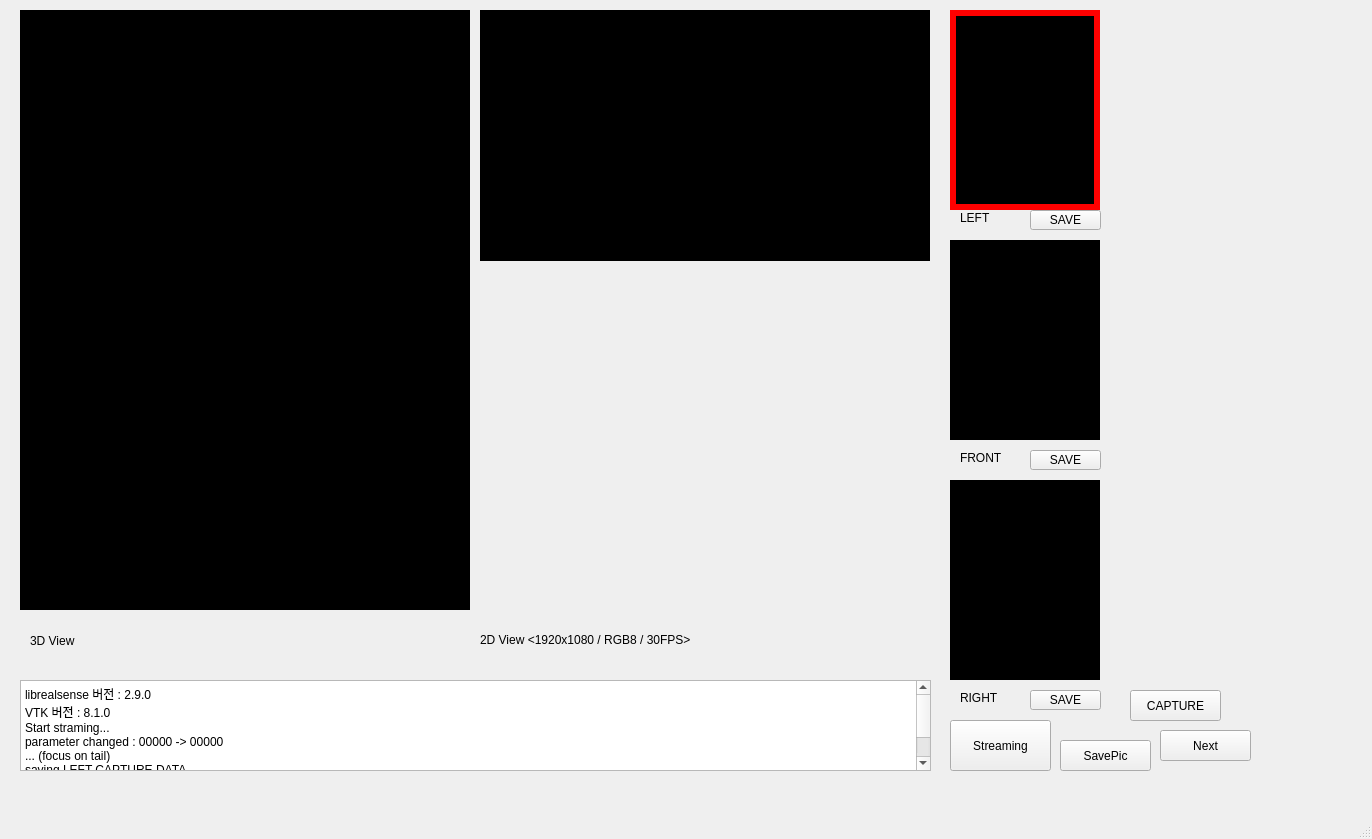
<?xml version="1.0" encoding="UTF-8"?>
<ui version="4.0">
 <class>ScanModuleQTClass</class>
 <widget class="QMainWindow" name="ScanModuleQTClass">
  <property name="geometry">
   <rect>
    <x>0</x>
    <y>0</y>
    <width>1372</width>
    <height>839</height>
   </rect>
  </property>
  <property name="windowTitle">
   <string>ScanModuleQT</string>
  </property>
  <widget class="QWidget" name="centralWidget">
   <widget class="QTextBrowser" name="OutPutText">
    <property name="geometry">
     <rect>
      <x>20</x>
      <y>680</y>
      <width>911</width>
      <height>91</height>
     </rect>
    </property>
    <property name="html">
     <string>&lt;!DOCTYPE HTML PUBLIC &quot;-//W3C//DTD HTML 4.0//EN&quot; &quot;http://www.w3.org/TR/REC-html40/strict.dtd&quot;&gt;
&lt;html&gt;&lt;head&gt;&lt;meta name=&quot;qrichtext&quot; content=&quot;1&quot; /&gt;&lt;style type=&quot;text/css&quot;&gt;
p, li { white-space: pre-wrap; }
&lt;/style&gt;&lt;/head&gt;&lt;body style=&quot; font-family:'Gulim'; font-size:9pt; font-weight:400; font-style:normal;&quot;&gt;
&lt;p style=&quot; margin-top:0px; margin-bottom:0px; margin-left:0px; margin-right:0px; -qt-block-indent:0; text-indent:0px;&quot;&gt;librealsense 버전 : 2.9.0&lt;/p&gt;
&lt;p style=&quot; margin-top:0px; margin-bottom:0px; margin-left:0px; margin-right:0px; -qt-block-indent:0; text-indent:0px;&quot;&gt;VTK 버전 : 8.1.0&lt;/p&gt;
&lt;p style=&quot; margin-top:0px; margin-bottom:0px; margin-left:0px; margin-right:0px; -qt-block-indent:0; text-indent:0px;&quot;&gt;Start straming...&lt;/p&gt;
&lt;p style=&quot; margin-top:0px; margin-bottom:0px; margin-left:0px; margin-right:0px; -qt-block-indent:0; text-indent:0px;&quot;&gt;parameter changed : 00000 -&amp;gt; 00000&lt;br /&gt;... (focus on tail)&lt;br /&gt;saving LEFT CAPTURE DATA ....&lt;br /&gt;saved $PATH !&lt;/p&gt;
&lt;p style=&quot;-qt-paragraph-type:empty; margin-top:0px; margin-bottom:0px; margin-left:0px; margin-right:0px; -qt-block-indent:0; text-indent:0px;&quot;&gt;&lt;br /&gt;&lt;/p&gt;&lt;/body&gt;&lt;/html&gt;</string>
    </property>
   </widget>
   <widget class="QFrame" name="Viewer_cad_RIGHT">
    <property name="geometry">
     <rect>
      <x>950</x>
      <y>480</y>
      <width>150</width>
      <height>200</height>
     </rect>
    </property>
    <property name="styleSheet">
     <string notr="true">background-color: rgb(0, 0, 0);</string>
    </property>
    <property name="frameShape">
     <enum>QFrame::StyledPanel</enum>
    </property>
    <property name="frameShadow">
     <enum>QFrame::Raised</enum>
    </property>
   </widget>
   <widget class="QFrame" name="Viewer_cad_FRONT">
    <property name="geometry">
     <rect>
      <x>950</x>
      <y>240</y>
      <width>150</width>
      <height>200</height>
     </rect>
    </property>
    <property name="styleSheet">
     <string notr="true">background-color: rgb(0, 0, 0);</string>
    </property>
    <property name="frameShape">
     <enum>QFrame::StyledPanel</enum>
    </property>
    <property name="frameShadow">
     <enum>QFrame::Raised</enum>
    </property>
   </widget>
   <widget class="QPushButton" name="CapBtn">
    <property name="geometry">
     <rect>
      <x>1130</x>
      <y>690</y>
      <width>91</width>
      <height>31</height>
     </rect>
    </property>
    <property name="text">
     <string>CAPTURE</string>
    </property>
   </widget>
   <widget class="QPushButton" name="FrontSaveBtn">
    <property name="geometry">
     <rect>
      <x>1030</x>
      <y>450</y>
      <width>71</width>
      <height>20</height>
     </rect>
    </property>
    <property name="text">
     <string>SAVE</string>
    </property>
   </widget>
   <widget class="QFrame" name="Viewer_cad_3D">
    <property name="geometry">
     <rect>
      <x>20</x>
      <y>10</y>
      <width>450</width>
      <height>600</height>
     </rect>
    </property>
    <property name="styleSheet">
     <string notr="true">background-color: rgb(0, 0, 0);</string>
    </property>
    <property name="frameShape">
     <enum>QFrame::StyledPanel</enum>
    </property>
    <property name="frameShadow">
     <enum>QFrame::Raised</enum>
    </property>
   </widget>
   <widget class="QPushButton" name="LeftSaveBtn">
    <property name="geometry">
     <rect>
      <x>1030</x>
      <y>210</y>
      <width>71</width>
      <height>20</height>
     </rect>
    </property>
    <property name="text">
     <string>SAVE</string>
    </property>
   </widget>
   <widget class="QFrame" name="Viewer_cad_LEFT">
    <property name="geometry">
     <rect>
      <x>950</x>
      <y>10</y>
      <width>150</width>
      <height>200</height>
     </rect>
    </property>
    <property name="styleSheet">
     <string notr="true">background-color: rgb(0, 0, 0);
border: 6px solid ;
border-color: rgb(255, 0, 0);</string>
    </property>
    <property name="frameShape">
     <enum>QFrame::StyledPanel</enum>
    </property>
    <property name="frameShadow">
     <enum>QFrame::Raised</enum>
    </property>
   </widget>
   <widget class="QLabel" name="TitleFront">
    <property name="geometry">
     <rect>
      <x>960</x>
      <y>450</y>
      <width>61</width>
      <height>16</height>
     </rect>
    </property>
    <property name="text">
     <string>FRONT</string>
    </property>
   </widget>
   <widget class="QLabel" name="Title3D">
    <property name="geometry">
     <rect>
      <x>30</x>
      <y>620</y>
      <width>431</width>
      <height>41</height>
     </rect>
    </property>
    <property name="text">
     <string>3D View</string>
    </property>
   </widget>
   <widget class="QLabel" name="TitleLeft">
    <property name="geometry">
     <rect>
      <x>960</x>
      <y>210</y>
      <width>61</width>
      <height>16</height>
     </rect>
    </property>
    <property name="text">
     <string>LEFT</string>
    </property>
   </widget>
   <widget class="QFrame" name="Viewer_cad_2D">
    <property name="geometry">
     <rect>
      <x>480</x>
      <y>10</y>
      <width>450</width>
      <height>251</height>
     </rect>
    </property>
    <property name="styleSheet">
     <string notr="true">background-color: rgb(0, 0, 0);</string>
    </property>
    <property name="frameShape">
     <enum>QFrame::StyledPanel</enum>
    </property>
    <property name="frameShadow">
     <enum>QFrame::Raised</enum>
    </property>
   </widget>
   <widget class="QPushButton" name="NextBtn">
    <property name="geometry">
     <rect>
      <x>1160</x>
      <y>730</y>
      <width>91</width>
      <height>31</height>
     </rect>
    </property>
    <property name="text">
     <string>Next</string>
    </property>
   </widget>
   <widget class="QLabel" name="TitleRight">
    <property name="geometry">
     <rect>
      <x>960</x>
      <y>690</y>
      <width>61</width>
      <height>16</height>
     </rect>
    </property>
    <property name="text">
     <string>RIGHT</string>
    </property>
   </widget>
   <widget class="QLabel" name="Title2D">
    <property name="geometry">
     <rect>
      <x>480</x>
      <y>620</y>
      <width>441</width>
      <height>41</height>
     </rect>
    </property>
    <property name="text">
     <string>2D View &lt;1920x1080 / RGB8 / 30FPS&gt;</string>
    </property>
   </widget>
   <widget class="QPushButton" name="RightSaveBtn">
    <property name="geometry">
     <rect>
      <x>1030</x>
      <y>690</y>
      <width>71</width>
      <height>20</height>
     </rect>
    </property>
    <property name="text">
     <string>SAVE</string>
    </property>
   </widget>
   <widget class="QPushButton" name="StreamingBtn">
    <property name="geometry">
     <rect>
      <x>950</x>
      <y>720</y>
      <width>101</width>
      <height>51</height>
     </rect>
    </property>
    <property name="text">
     <string>Streaming</string>
    </property>
   </widget>
   <widget class="QPushButton" name="MultiCapBtn">
    <property name="geometry">
     <rect>
      <x>1060</x>
      <y>740</y>
      <width>91</width>
      <height>31</height>
     </rect>
    </property>
    <property name="text">
     <string>SavePic</string>
    </property>
   </widget>
  </widget>
  <widget class="QMenuBar" name="menuBar">
   <property name="geometry">
    <rect>
     <x>0</x>
     <y>0</y>
     <width>1372</width>
     <height>21</height>
    </rect>
   </property>
  </widget>
  <widget class="QStatusBar" name="statusBar"/>
 </widget>
 <layoutdefault spacing="6" margin="11"/>
 <resources>
  <include location="scanmoduleqt.qrc"/>
 </resources>
 <connections/>
</ui>
